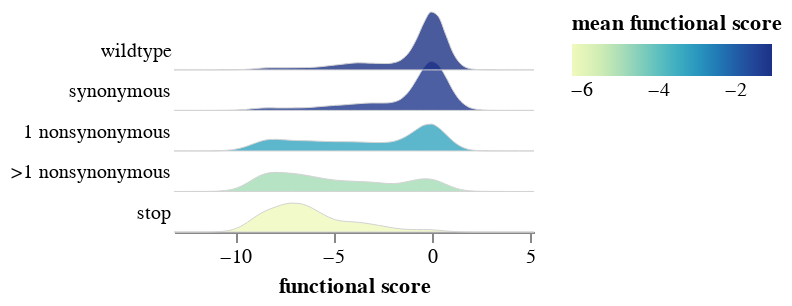

Notebook cell for this chart:
### Code cell
ridgeplot(func_scores, 'A')

### Figure 1 — Vega-Lite specification as saved in the notebook (floating-point values rounded to 4 significant figures; data arrays with more than 128 entries replaced by an {"elided": "..."} marker saying what was removed)
{"config": {"view": {"continuousWidth": 300, "continuousHeight": 300, "stroke": null}, "axis": {"grid": false}}, "data": {"name": "data-fb1f97dcbdfe8f682472339415b5a0b1"}, "mark": {"type": "area", "fillOpacity": 0.8, "interpolate": "monotone", "smooth": true, "stroke": "lightgray", "strokeWidth": 0.5}, "autosize": {"resize": true}, "encoding": {"fill": {"field": "mean_func_score", "legend": {"direction": "horizontal"}, "scale": {"scheme": "yellowgreenblue"}, "title": "mean functional score", "type": "quantitative"}, "tooltip": [{"field": "variant_class", "type": "nominal"}, {"field": "mean_func_score", "format": ".2f", "title": "mean functional score", "type": "quantitative"}, {"field": "number of variants", "type": "quantitative"}], "x": {"field": "func_score", "scale": {"nice": false}, "title": "functional score", "type": "quantitative"}, "y": {"axis": {"domain": false, "labelExpr": "['stop', '>1 nonsynonymous', '1 nonsynonymous', 'synonymous', 'wildtype'][round(datum.value - 0.5)]", "ticks": false, "values": [0.5, 1.5, 2.5, 3.5, 4.5]}, "field": "y", "scale": {"nice": false}, "title": null, "type": "quantitative"}, "y2": {"field": "y2"}}, "height": 110, "width": 180, "$schema": "https://vega.github.io/schema/vega-lite/v5.15.1.json", "datasets": {"data-fb1f97dcbdfe8f682472339415b5a0b1": {"elided": "250 records"}}}
